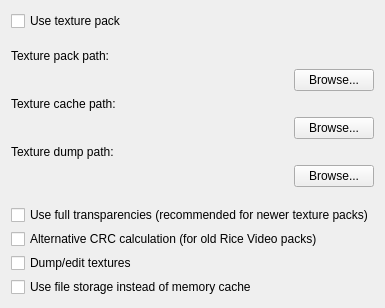
         <widget class="QWidget" name="texturePackTab">
          <attribute name="title">
           <string>Texture pack</string>
          </attribute>
          <layout class="QVBoxLayout" name="verticalLayout_14">
           <item>
            <layout class="QVBoxLayout" name="verticalLayout_33">
             <property name="spacing">
              <number>18</number>
             </property>
             <item>
              <widget class="QCheckBox" name="texturePackOnCheckBox">
               <property name="text">
                <string>Use texture pack</string>
               </property>
              </widget>
             </item>
             <item>
              <widget class="QFrame" name="texturePackOptionsFrame">
               <layout class="QVBoxLayout" name="verticalLayout_42">
                <property name="spacing">
                 <number>18</number>
                </property>
                <property name="leftMargin">
                 <number>0</number>
                </property>
                <property name="topMargin">
                 <number>0</number>
                </property>
                <property name="rightMargin">
                 <number>0</number>
                </property>
                <property name="bottomMargin">
                 <number>0</number>
                </property>
                <item>
                 <widget class="QFrame" name="texPackPathFrame">
                  <property name="toolTip">
                   <string>&lt;html&gt;&lt;head/&gt;&lt;body&gt;&lt;p&gt;Select path to the folder with texture packs.&lt;br/&gt;Default: Plugin/hires_texture&lt;/p&gt;&lt;/body&gt;&lt;/html&gt;</string>
                  </property>
                  <layout class="QGridLayout" name="gridLayout">
                   <property name="leftMargin">
                    <number>0</number>
                   </property>
                   <property name="topMargin">
                    <number>0</number>
                   </property>
                   <property name="rightMargin">
                    <number>0</number>
                   </property>
                   <property name="bottomMargin">
                    <number>0</number>
                   </property>
                   <item row="6" column="1">
                    <widget class="QLabel" name="txDumpPathLabel">
                     <property name="text">
                      <string notr="true"/>
                     </property>
                     <property name="wordWrap">
                      <bool>true</bool>
                     </property>
                    </widget>
                   </item>
                   <item row="3" column="1">
                    <widget class="QLabel" name="txCachePathLabel">
                     <property name="text">
                      <string notr="true"/>
                     </property>
                     <property name="wordWrap">
                      <bool>true</bool>
                     </property>
                    </widget>
                   </item>
                   <item row="0" column="1">
                    <widget class="QLabel" name="txPathLabel">
                     <property name="text">
                      <string notr="true"/>
                     </property>
                     <property name="wordWrap">
                      <bool>true</bool>
                     </property>
                    </widget>
                   </item>
                   <item row="3" column="0">
                    <widget class="QLabel" name="texCachePathLabel">
                     <property name="sizePolicy">
                      <sizepolicy hsizetype="Fixed" vsizetype="Preferred">
                       <horstretch>0</horstretch>
                       <verstretch>0</verstretch>
                      </sizepolicy>
                     </property>
                     <property name="text">
                      <string>Texture cache path:</string>
                     </property>
                     <property name="buddy">
                      <cstring>texCachePathButton</cstring>
                     </property>
                    </widget>
                   </item>
                   <item row="6" column="0">
                    <widget class="QLabel" name="texDumpPathLabel">
                     <property name="sizePolicy">
                      <sizepolicy hsizetype="Fixed" vsizetype="Preferred">
                       <horstretch>0</horstretch>
                       <verstretch>0</verstretch>
                      </sizepolicy>
                     </property>
                     <property name="text">
                      <string>Texture dump path:</string>
                     </property>
                     <property name="buddy">
                      <cstring>texDumpPathButton</cstring>
                     </property>
                    </widget>
                   </item>
                   <item row="0" column="0">
                    <widget class="QLabel" name="texPackPathLabel">
                     <property name="sizePolicy">
                      <sizepolicy hsizetype="Fixed" vsizetype="Preferred">
                       <horstretch>0</horstretch>
                       <verstretch>0</verstretch>
                      </sizepolicy>
                     </property>
                     <property name="text">
                      <string>Texture pack path:</string>
                     </property>
                     <property name="buddy">
                      <cstring>texPackPathButton</cstring>
                     </property>
                    </widget>
                   </item>
                   <item row="1" column="1" alignment="Qt::AlignRight">
                    <widget class="QPushButton" name="texPackPathButton">
                     <property name="sizePolicy">
                      <sizepolicy hsizetype="Fixed" vsizetype="Fixed">
                       <horstretch>0</horstretch>
                       <verstretch>0</verstretch>
                      </sizepolicy>
                     </property>
                     <property name="text">
                      <string>Browse...</string>
                     </property>
                    </widget>
                   </item>
                   <item row="4" column="1" alignment="Qt::AlignRight">
                    <widget class="QPushButton" name="texCachePathButton">
                     <property name="sizePolicy">
                      <sizepolicy hsizetype="Fixed" vsizetype="Fixed">
                       <horstretch>0</horstretch>
                       <verstretch>0</verstretch>
                      </sizepolicy>
                     </property>
                     <property name="text">
                      <string>Browse...</string>
                     </property>
                    </widget>
                   </item>
                   <item row="7" column="1" alignment="Qt::AlignRight">
                    <widget class="QPushButton" name="texDumpPathButton">
                     <property name="sizePolicy">
                      <sizepolicy hsizetype="Fixed" vsizetype="Fixed">
                       <horstretch>0</horstretch>
                       <verstretch>0</verstretch>
                      </sizepolicy>
                     </property>
                     <property name="text">
                      <string>Browse...</string>
                     </property>
                    </widget>
                   </item>
                  </layout>
                 </widget>
                </item>
                <item>
                 <widget class="QFrame" name="texPackCheckBoxesFrame">
                  <layout class="QVBoxLayout" name="verticalLayout_38">
                   <property name="spacing">
                    <number>4</number>
                   </property>
                   <property name="leftMargin">
                    <number>0</number>
                   </property>
                   <property name="topMargin">
                    <number>0</number>
                   </property>
                   <property name="rightMargin">
                    <number>0</number>
                   </property>
                   <property name="bottomMargin">
                    <number>0</number>
                   </property>
                   <item>
                    <widget class="QCheckBox" name="alphaChannelCheckBox">
                     <property name="toolTip">
                      <string>&lt;html&gt;&lt;head/&gt;&lt;body&gt;&lt;p&gt;When this option is cleared, textures will be loaded as they are when using Rice Video: transparencies either on or off. When this option is selected, GlideN64 will check how the texture's alpha channel was designed and will select the most appropriate format. This gives texture pack designers freedom to use semi-transparent textures.&lt;/p&gt;&lt;p&gt;Clear this option for older or poorly designed texture packs.&lt;/p&gt;&lt;p&gt;[Recommended:&lt;span style=&quot; font-style:italic;&quot;&gt; Texture pack dependent&lt;/span&gt;]&lt;/p&gt;&lt;/body&gt;&lt;/html&gt;</string>
                     </property>
                     <property name="text">
                      <string>Use full transparencies (recommended for newer texture packs)</string>
                     </property>
                    </widget>
                   </item>
                   <item>
                    <widget class="QCheckBox" name="alternativeCRCCheckBox">
                     <property name="toolTip">
                      <string>&lt;html&gt;&lt;head/&gt;&lt;body&gt;&lt;p&gt;This option emulates a palette CRC calculation bug in Rice Video. If you have problems loading textures, try checking or unchecking this option.&lt;/p&gt;&lt;p&gt;[Recommended: &lt;span style=&quot; font-style:italic;&quot;&gt;Mostly unchecked, checked for old texture packs&lt;/span&gt;]&lt;/p&gt;&lt;/body&gt;&lt;/html&gt;</string>
                     </property>
                     <property name="text">
                      <string>Alternative CRC calculation (for old Rice Video packs)</string>
                     </property>
                    </widget>
                   </item>
                   <item>
                    <widget class="QCheckBox" name="textureDumpCheckBox">
                     <property name="enabled">
                      <bool>true</bool>
                     </property>
                     <property name="toolTip">
                      <string>&lt;html&gt;&lt;head/&gt;&lt;body&gt;&lt;p&gt;This option dumps textures on screen to a texture pack folder. You can also reload textures while the game is running to see how they look instantly—big time saver!&lt;/p&gt;&lt;p&gt;Hotkeys:&lt;br/&gt;Use &lt;span style=&quot; font-weight:600;&quot;&gt;R&lt;/span&gt; to reload textures from the texture pack&lt;br/&gt;Use &lt;span style=&quot; font-weight:600;&quot;&gt;D&lt;/span&gt; to toggle texture dumping on or off&lt;/p&gt;&lt;/body&gt;&lt;/html&gt;</string>
                     </property>
                     <property name="text">
                      <string>Dump/edit textures</string>
                     </property>
                    </widget>
                   </item>
                   <item>
                    <widget class="QCheckBox" name="hiresTexFileStorageCheckBox">
                     <property name="text">
                      <string>Use file storage instead of memory cache</string>
                     </property>
                    </widget>
                   </item>
                  </layout>
                 </widget>
                </item>
               </layout>
              </widget>
             </item>
            </layout>
           </item>
           <item>
            <spacer name="verticalSpacer_13">
             <property name="orientation">
              <enum>Qt::Vertical</enum>
             </property>
             <property name="sizeHint" stdset="0">
              <size>
               <width>0</width>
               <height>0</height>
              </size>
             </property>
            </spacer>
           </item>
          </layout>
         </widget>
